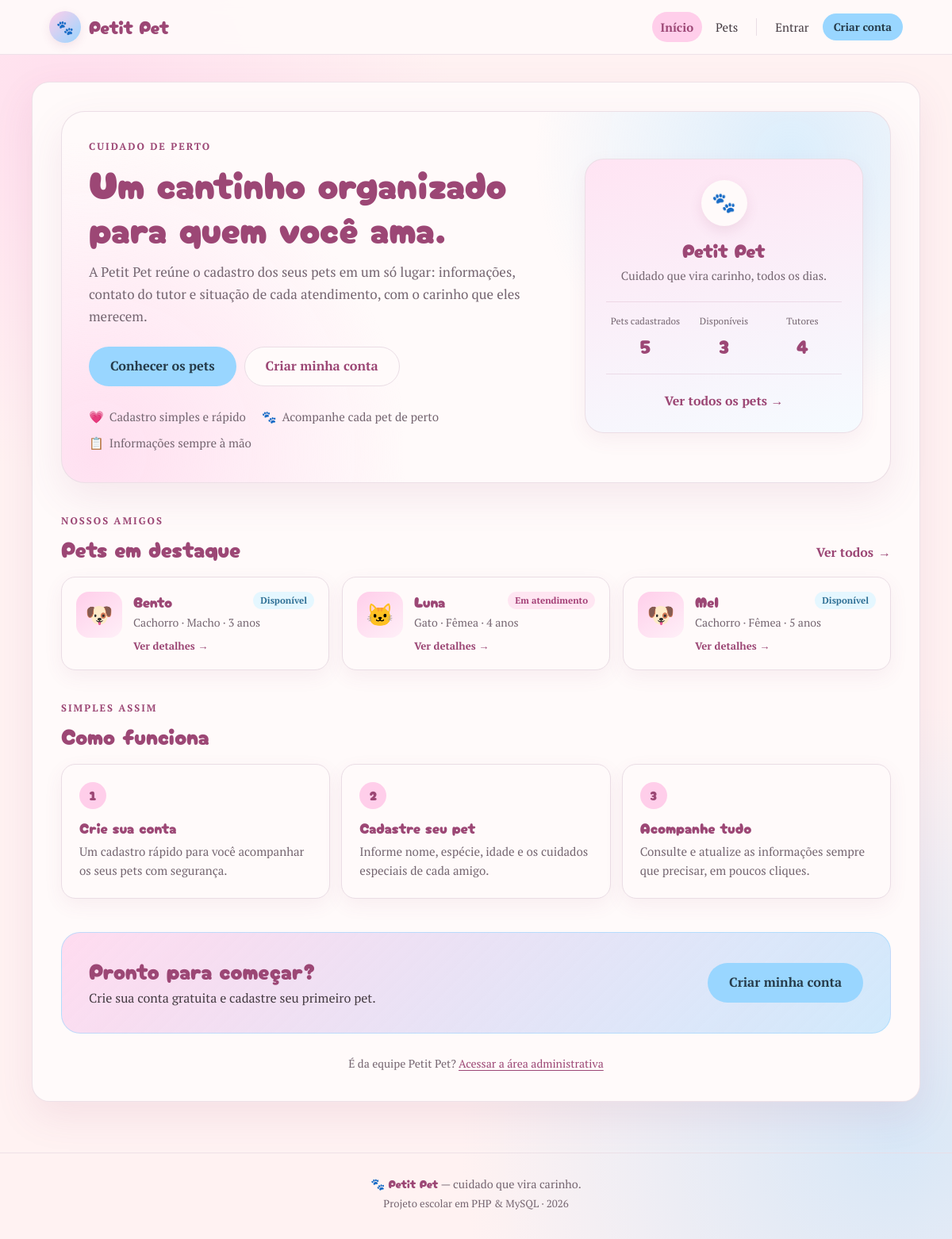
The page / on the database its author committed.
### tables this page shows
CREATE TABLE IF NOT EXISTS pets (
    id INT UNSIGNED NOT NULL AUTO_INCREMENT,
    usuario_id INT DEFAULT NULL,
    nome VARCHAR(100) NOT NULL,
    especie VARCHAR(50) NOT NULL,
    raca VARCHAR(80) DEFAULT NULL,
    sexo ENUM('macho', 'femea', 'nao_informado') NOT NULL DEFAULT 'nao_informado',
    data_nascimento DATE DEFAULT NULL,
    porte ENUM('pequeno', 'medio', 'grande') DEFAULT NULL,
    tutor_nome VARCHAR(100) DEFAULT NULL,
    tutor_telefone VARCHAR(30) DEFAULT NULL,
    observacoes TEXT DEFAULT NULL,
    status ENUM('disponivel', 'em_atendimento') NOT NULL DEFAULT 'disponivel',
    criado_em TIMESTAMP NOT NULL DEFAULT CURRENT_TIMESTAMP,
    atualizado_em TIMESTAMP NOT NULL DEFAULT CURRENT_TIMESTAMP ON UPDATE CURRENT_TIMESTAMP,
    PRIMARY KEY (id),
    KEY idx_pets_nome (nome),
    KEY idx_pets_status (status),
    KEY idx_pets_especie (especie),
    KEY idx_pets_usuario (usuario_id),
    CONSTRAINT fk_pets_usuario
        FOREIGN KEY (usuario_id) REFERENCES usuarios (id)
        ON DELETE SET NULL
        ON UPDATE CASCADE
);

### includes/bootstrap.php (called while the page is built, shortened)
<?php
require_once __DIR__ . '/../conexao.php';
require_once __DIR__ . '/funcoes.php';
require_once __DIR__ . '/pets.php';
function usuario_logado(): bool
{
    return isset($_SESSION['usuario_id']);
}

### conexao.php (called while the page is built, shortened)
<?php
function db(): mysqli
{
    static $conexao = null;
    if ($conexao instanceof mysqli) {
        return $conexao;
    }
    try {
        $conexao = new mysqli(DB_HOST, DB_USUARIO, DB_SENHA, DB_NOME);
        $conexao->set_charset(DB_CHARSET);
    } catch (mysqli_sql_exception $erro) {
        error_log('[Petit Pet] Falha ao conectar no banco: ' . $erro->getMessage());
        http_response_code(500);
        exit('Não foi possível conectar ao banco de dados. Confira a configuração e tente novamente.');
    }
    return $conexao;
}

### includes/pets.php (called while the page is built, shortened)
<?php
function pet_status_validos(): array
{
    return ['disponivel', 'em_atendimento'];
}
function filtros_pets(string $busca, string $status, ?int $usuarioId = null): array
{
    $condicoes = [];
    $tipos = '';
    $parametros = [];
    $where = $condicoes ? 'WHERE ' . implode(' AND ', $condicoes) : '';
    return [$where, $tipos, $parametros];
}
function listar_pets(string $busca = '', string $status = '', ?int $usuarioId = null): array
{
    [$where, $tipos, $parametros] = filtros_pets($busca, $status, $usuarioId);
    $sql = 'SELECT p.*, u.nome AS cliente_nome, u.email AS cliente_email
            FROM pets p
            LEFT JOIN usuarios u ON u.id = p.usuario_id
            ' . $where . '
            ORDER BY p.nome ASC, p.id ASC';
    $stmt = db()->prepare($sql);
    $stmt->execute();
    $pets = $stmt->get_result()->fetch_all(MYSQLI_ASSOC);
    return $pets;
}
function estatisticas_pets(): array
{
    $sql = "SELECT
                COUNT(*) AS total,
                COALESCE(SUM(status = 'disponivel'), 0) AS disponiveis,
                COALESCE(SUM(status = 'em_atendimento'), 0) AS em_atendimento,
                COUNT(DISTINCT NULLIF(tutor_nome, '')) AS tutores
            FROM pets";
    $resultado = db()->query($sql)->fetch_assoc();
    return [
        'total' => (int) ($resultado['total'] ?? 0),
        'disponiveis' => (int) ($resultado['disponiveis'] ?? 0),
        'em_atendimento' => (int) ($resultado['em_atendimento'] ?? 0),
        'tutores' => (int) ($resultado['tutores'] ?? 0),
    ];
}

### includes/funcoes.php (called while the page is built, shortened)
<?php
function e(mixed $valor): string
{
    return htmlspecialchars((string) $valor, ENT_QUOTES, 'UTF-8');
}
function rotulo_status(string $status): string
{
    return match ($status) {
        'disponivel' => 'Disponível',
        'em_atendimento' => 'Em atendimento',
        default => 'Não informado',
    };
}
function classe_status(string $status): string
{
    return $status === 'em_atendimento' ? 'badge-atendimento' : 'badge-disponivel';
}
function rotulo_sexo(string $sexo): string
{
    return match ($sexo) {
        'macho' => 'Macho',
        'femea' => 'Fêmea',
        default => 'Não informado',
    };
}
function emoji_especie(?string $especie): string
{
    $especie = strtolower((string) $especie);
    return match (true) {
        str_contains($especie, 'gato') => '🐱',
        str_contains($especie, 'cachorro') || str_contains($especie, 'cão') => '🐶',
        str_contains($especie, 'coelho') => '🐰',
        str_contains($especie, 'ave') || str_contains($especie, 'pássaro') => '🐦',
        str_contains($especie, 'hamster') => '🐹',
        default => '🐾',
    };
}
function idade_pet(?string $dataNascimento): string
{
    try {
        $nascimento = new DateTimeImmutable($dataNascimento);
        $hoje = new DateTimeImmutable('today');
    } catch (Exception) {
        return 'Idade não informada';
    }
    $diferenca = $nascimento->diff($hoje);
    if ($diferenca->y > 0) {
        return $diferenca->y . ($diferenca->y === 1 ? ' ano' : ' anos');
    }
    return $diferenca->d . ($diferenca->d === 1 ? ' dia' : ' dias');
}

### includes/cartao_pet.php (the view, shortened to what this page needs)
<?php
$petCard = is_array($petCard ?? null) ? $petCard : [];
$petCardId = (int) ($petCard['id'] ?? 0);
$petCardNome = (string) ($petCard['nome'] ?? 'Pet');
$petCardEspecie = (string) ($petCard['especie'] ?? '');
$petCardSexo = (string) ($petCard['sexo'] ?? 'nao_informado');
$petCardStatus = (string) ($petCard['status'] ?? 'disponivel');
$meta = array_filter([
    $petCardEspecie,
    $petCardSexo !== 'nao_informado' ? rotulo_sexo($petCardSexo) : '',
    idade_pet($petCard['data_nascimento'] ?? null),
], static fn (string $item): bool => $item !== '');
?>
<article class="pet-card">
    <a class="pet-card-link" href="pet.php?id=<?= $petCardId ?>">
        <span class="pet-foto" aria-hidden="true"><?= emoji_especie($petCardEspecie) ?></span>
        <span class="pet-conteudo">
            <span class="pet-linha">
                <span class="pet-nome"><?= e($petCardNome) ?></span>
                <span class="selo <?= e(classe_status($petCardStatus)) ?>"><?= e(rotulo_status($petCardStatus)) ?></span>
            </span>
            <span class="pet-meta"><?= e(implode(' · ', $meta)) ?></span>
            <span class="pet-ver">Ver detalhes <span aria-hidden="true">→</span></span>
        </span>
    </a>
</article>

### index.php (shortened to what this page needs)
<?php
require_once __DIR__ . '/includes/bootstrap.php';
$destaques = [];
$estatisticas = null;
try {
    $destaques = listar_pets();
    $destaques = array_slice($destaques, 0, 3);
    $estatisticas = estatisticas_pets();
} catch (Throwable $erro) {
    error_log('[Petit Pet] Falha ao carregar a página inicial: ' . $erro->getMessage());
}
require __DIR__ . '/includes/layout/header.php';
?>
<section class="hero">
    <div class="hero-texto">
        <p class="eyebrow">Cuidado de perto</p>
        <h1>Um cantinho organizado para quem você ama.</h1>
        <p class="hero-descricao">
            A Petit Pet reúne o cadastro dos seus pets em um só lugar: informações,
            contato do tutor e situação de cada atendimento, com o carinho que eles merecem.
        </p>
        <div class="hero-acoes">
            <a class="btn btn-grande" href="pets.php">Conhecer os pets</a>
            <?php if (usuario_logado()): ?>
                <a class="btn btn-grande btn-contorno" href="<?= eh_admin() ? 'admin.php' : 'painel.php' ?>">
                    <?= eh_admin() ? 'Ir para a administração' : 'Meu painel' ?>
                </a>
            <?php else: ?>
                <a class="btn btn-grande btn-contorno" href="cadastro.php">Criar minha conta</a>
            <?php endif; ?>
        </div>
        <ul class="hero-lista">
            <li><span aria-hidden="true">💗</span> Cadastro simples e rápido</li>
            <li><span aria-hidden="true">🐾</span> Acompanhe cada pet de perto</li>
            <li><span aria-hidden="true">📋</span> Informações sempre à mão</li>
        </ul>
    </div>
    <aside class="hero-card" aria-label="Resumo da Petit Pet">
        <div class="hero-card-topo">
            <span class="hero-card-icone" aria-hidden="true">🐾</span>
            <p class="hero-card-titulo">Petit Pet</p>
            <p class="hero-card-texto">Cuidado que vira carinho, todos os dias.</p>
        </div>
        <?php if ($estatisticas !== null): ?>
            <dl class="hero-numeros">
                <div>
                    <dt>Pets cadastrados</dt>
                    <dd><?= (int) $estatisticas['total'] ?></dd>
                </div>
                <div>
                    <dt>Disponíveis</dt>
                    <dd><?= (int) $estatisticas['disponiveis'] ?></dd>
                </div>
                <div>
                    <dt>Tutores</dt>
                    <dd><?= (int) $estatisticas['tutores'] ?></dd>
                </div>
            </dl>
        <?php endif; ?>
        <a class="hero-card-link" href="pets.php">Ver todos os pets <span aria-hidden="true">→</span></a>
    </aside>
</section>
<section class="secao">
    <div class="secao-cabecalho">
        <div>
            <p class="eyebrow">Nossos amigos</p>
            <h2>Pets em destaque</h2>
        </div>
        <a class="link-seta" href="pets.php">Ver todos <span aria-hidden="true">→</span></a>
    </div>
    <?php if ($destaques): ?>
        <div class="grade-pets">
            <?php foreach ($destaques as $pet): ?>
                <?php $petCard = $pet; require __DIR__ . '/includes/cartao_pet.php'; ?>
            <?php endforeach; ?>
        </div>
    <?php endif; ?>
</section>
<section class="secao">
    <div class="secao-cabecalho">
        <div>
            <p class="eyebrow">Simples assim</p>
            <h2>Como funciona</h2>
        </div>
    </div>
    <div class="passos">
        <article class="passo">
            <span class="passo-numero" aria-hidden="true">1</span>
            <h3>Crie sua conta</h3>
            <p>Um cadastro rápido para você acompanhar os seus pets com segurança.</p>
        </article>
        <article class="passo">
            <span class="passo-numero" aria-hidden="true">2</span>
            <h3>Cadastre seu pet</h3>
            <p>Informe nome, espécie, idade e os cuidados especiais de cada amigo.</p>
        </article>
        <article class="passo">
            <span class="passo-numero" aria-hidden="true">3</span>
            <h3>Acompanhe tudo</h3>
            <p>Consulte e atualize as informações sempre que precisar, em poucos cliques.</p>
        </article>
    </div>
</section>
<section class="faixa-cta">
    <div>
        <h2>Pronto para começar?</h2>
        <p><?= usuario_logado() ? 'Acesse seu painel e cuide dos seus pets.' : 'Crie sua conta gratuita e cadastre seu primeiro pet.' ?></p>
    </div>
    <?php if (usuario_logado()): ?>
        <a class="btn btn-grande" href="<?= eh_admin() ? 'admin.php' : 'painel.php' ?>">Acessar meu painel</a>
    <?php else: ?>
        <a class="btn btn-grande" href="cadastro.php">Criar minha conta</a>
    <?php endif; ?>
</section>
<p class="rodape-admin">
    É da equipe Petit Pet?
    <a href="login.php?area=admin">Acessar a área administrativa</a>
</p>
<?php require __DIR__ . '/includes/layout/footer.php'; ?>

### rows shown on the page
pets: especie "🐶", nome "Bento", status "Disponível", meta "Cachorro · Macho · 3 anos"
pets: especie "🐱", nome "Luna", status "Em atendimento", meta "Gato · Fêmea · 4 anos"
pets: especie "🐶", nome "Mel", status "Disponível", meta "Cachorro · Fêmea · 5 anos"

### other values the page prints
$estatisticas['total'] "5"
$estatisticas['disponiveis'] "3"
$estatisticas['tutores'] "4"
APP_ANO "2026"
